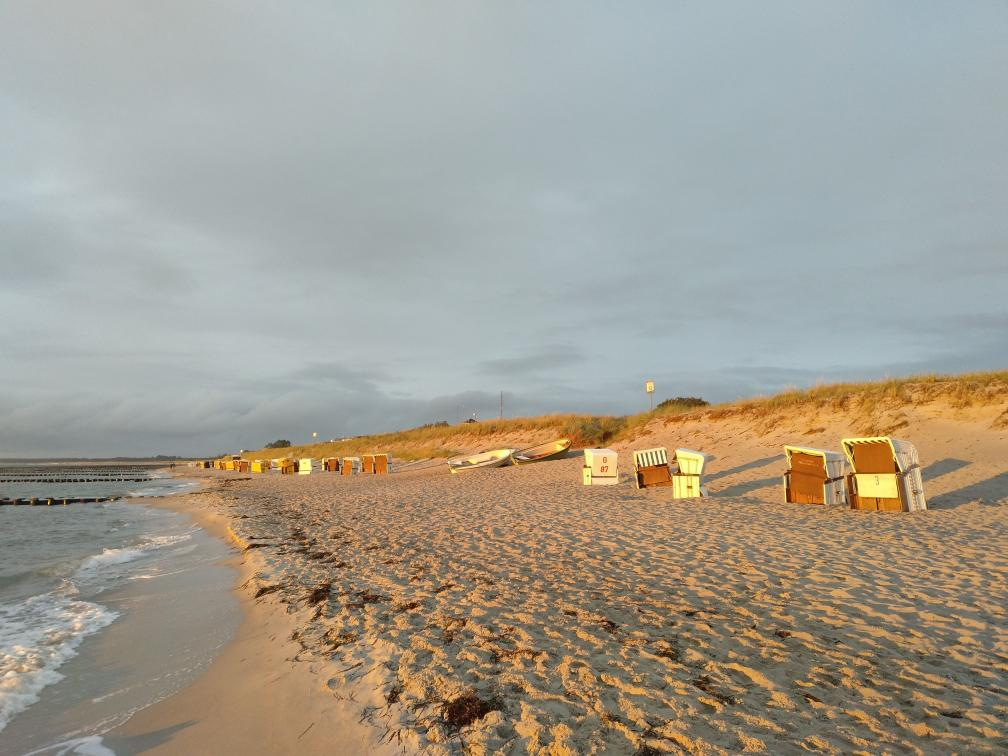
#> input picture lesson_2/data/sea.jpg, 1008 x 756 px
$ jupyter execute main.ipynb
#> lines starting #> are read from the running program, lines starting #| are printed output that depends on the picture
# HOMEWORK 2
For this homework you will have to complete and implement the colour balancing for:
* Gray world algorithm
* Scale-by-max algorithm

You are free to use your own images. Experiment with more images and think about the effect each of the algorithms has on the resulting (balanced) image.

### Colour Balancing
In this notebook we will show different type of colour balancing making use of von Kries' hypothesis.

[cell 1]
import cv2
import numpy as np
from matplotlib import pyplot as plt
plt.rcParams['figure.figsize'] = [15, 5]

[cell 2]
img = cv2.imread('data/sea.jpg')
#> img is the input picture: shape (756, 1008, 3); mean B, G, R 144.1, 156.8, 162.3
img = cv2.cvtColor(img, cv2.COLOR_BGR2RGB)
plt.imshow(img)

### White patch
In white patch algorithm we choose a group of pixels we know they should be white. We then scale the resulting image colour channels by this white patch.

[cell 3]
# Define white patch and the coefficients
row, col = 485, 864
white = img[row, col, :]
#> white = [252, 242, 127]
coeffs = 255.0/white
#> coeffs = [1.01, 1.05, 2.01]

# Apply white balancing and generate balanced image
balanced = np.zeros_like(img, dtype=np.float32)
for channel in range(3):
    balanced[..., channel] = img[..., channel] * coeffs[channel]
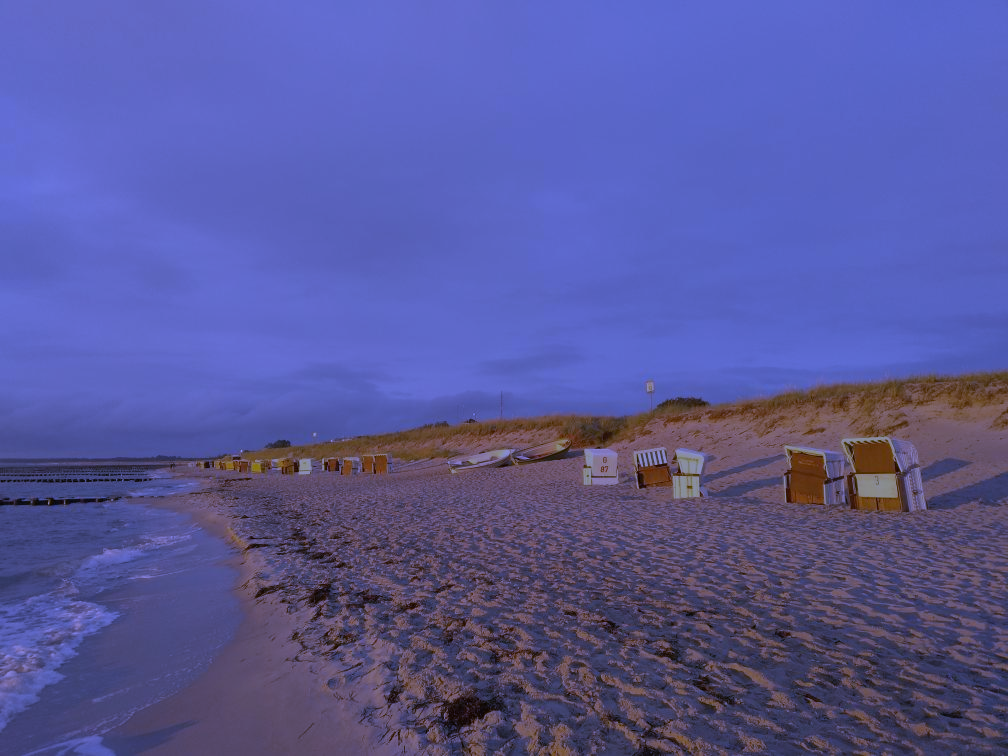
#> balanced: shape (756, 1008, 3) float32; mean R, G, B 164.2, 165.2, 289.2; drawn with min black and max white

# White patching does not guarantee that the dynamic range is preserved, images must be clipped.
balanced = balanced/255
balanced[balanced > 1] = 1
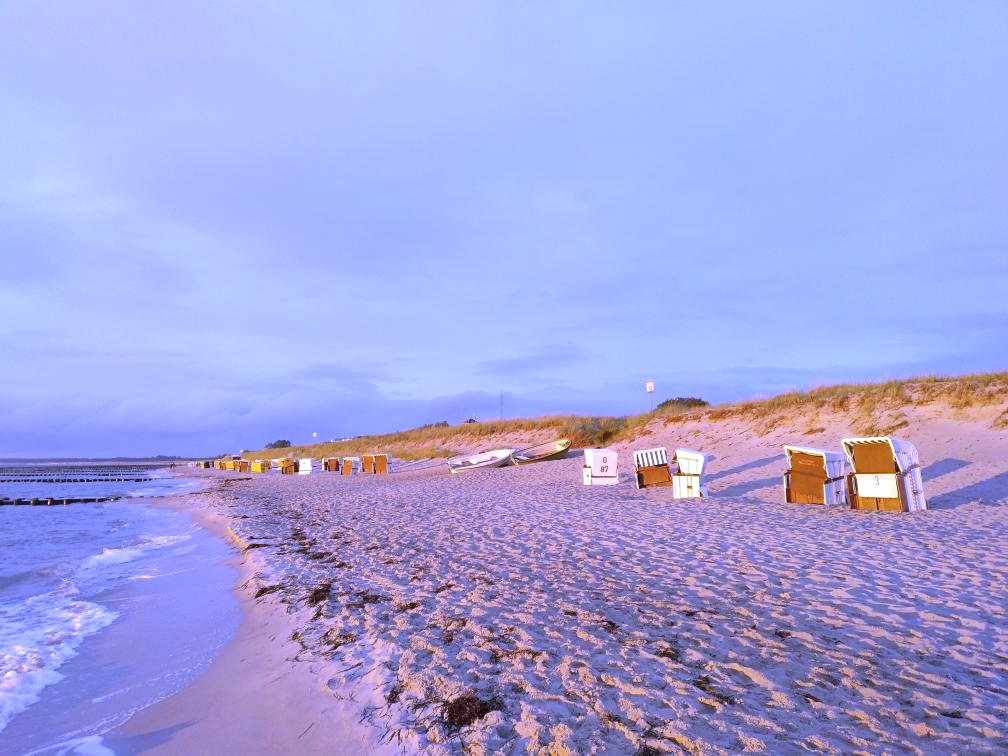
#> balanced: shape (756, 1008, 3) float32; mean R, G, B 0.644, 0.648, 0.879

plt.subplot(121), plt.imshow(img)
plt.subplot(122), plt.imshow(balanced)
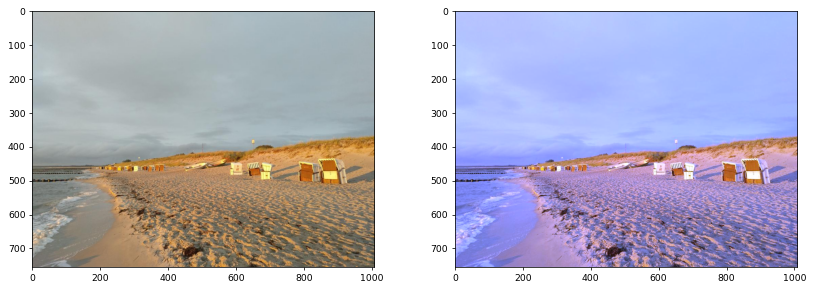
#> figure drawn by matplotlib, 2 panels

### Gray world
This algorithm assumes that a scene, on average, is gray.

[cell 4]
# Load your image
img = cv2.imread('data/sea.jpg')
img = cv2.cvtColor(img, cv2.COLOR_BGR2RGB)

# Compute the mean values for all three colour channels (red, green, blue)
mean_r = np.mean(img[:,:,0])
#> mean_r = 162.3
mean_g = np.mean(img[:,:,1])
#> mean_g = 156.8
mean_b = np.mean(img[:,:,2])
#> mean_b = 144.1

# Compute the coefficients kr, kg, kb
# Note: there are 3 coefficients to compute but we only have 2 equations.
# Therefore, you have to make an assumption, fix the value of one of the
# coefficients and compute the remining two
# Hint: You can fix the coefficient of the brightest colour channel to 1.
min_mean = np.min([mean_r, mean_g, mean_b])
#> min_mean = 144.1

kr = min_mean / mean_r
#> kr = 0.888
kg = min_mean / mean_g
#> kg = 0.919
kb = min_mean / mean_b
#> kb = 1

coeffs = [kr, kg, kb]
#> coeffs = [0.888, 0.919, 1]

# # Apply color balancing and generate the balanced image
balanced = np.zeros_like(img, dtype=np.float32)
for channel in range(3):
    balanced[..., channel] = img[..., channel] * coeffs[channel]
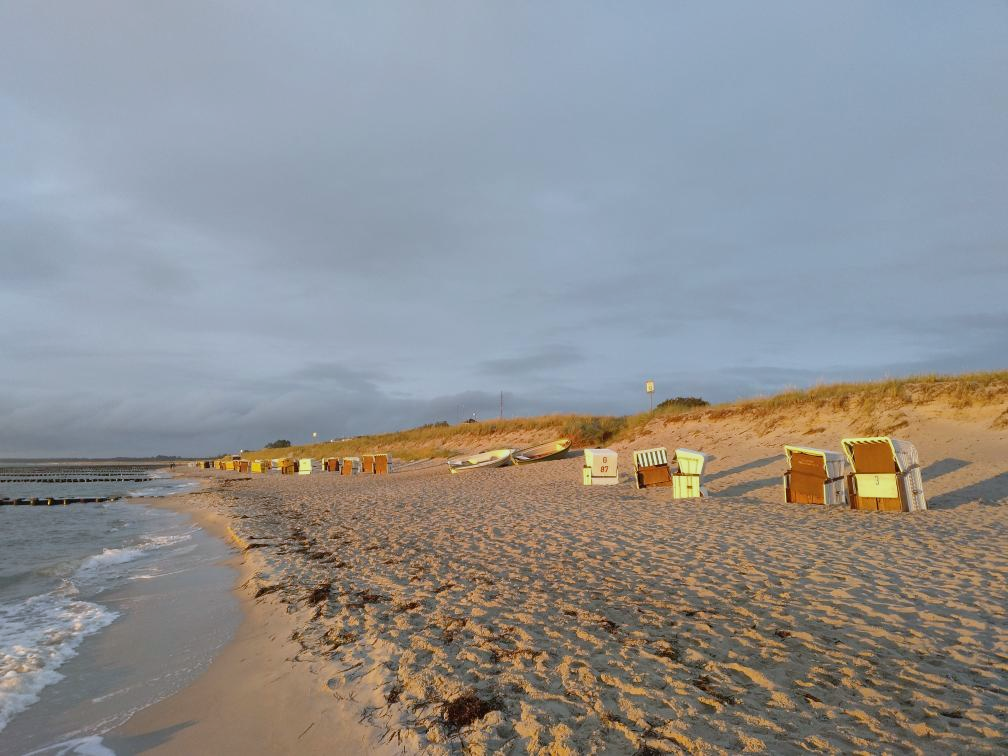
#> balanced: shape (756, 1008, 3) float32; mean R, G, B 144.2, 144.1, 144.1

# White patching does not guarantee that the dynamic range is preserved, images must be clipped.
balanced = balanced/255
balanced[balanced > 1] = 1

# Show the original and the balanced image side by side
plt.subplot(121), plt.imshow(img)
plt.subplot(122), plt.imshow(balanced)

### Scale-by-max
This is a straightforward algorithm that scales each colour channel by its maximum value. Note that it is sensitive to noise and saturations.

[cell 5]
# Load your image
img = cv2.imread('data/sea.jpg')
img = cv2.cvtColor(img, cv2.COLOR_BGR2RGB)

# Compute the maximum values for all three colour channels (red, green, blue)
max_r = np.max(img[:,:,0])
#> max_r = 255
max_g = np.max(img[:,:,1])
#> max_g = 255
max_b = np.max(img[:,:,2])
#> max_b = 237

# Apply scale-by-max balancing and generate the balanced image
balanced = img / np.array([max_r, max_g, max_b])

plt.subplot(121), plt.imshow(img)
plt.subplot(122), plt.imshow(balanced)
